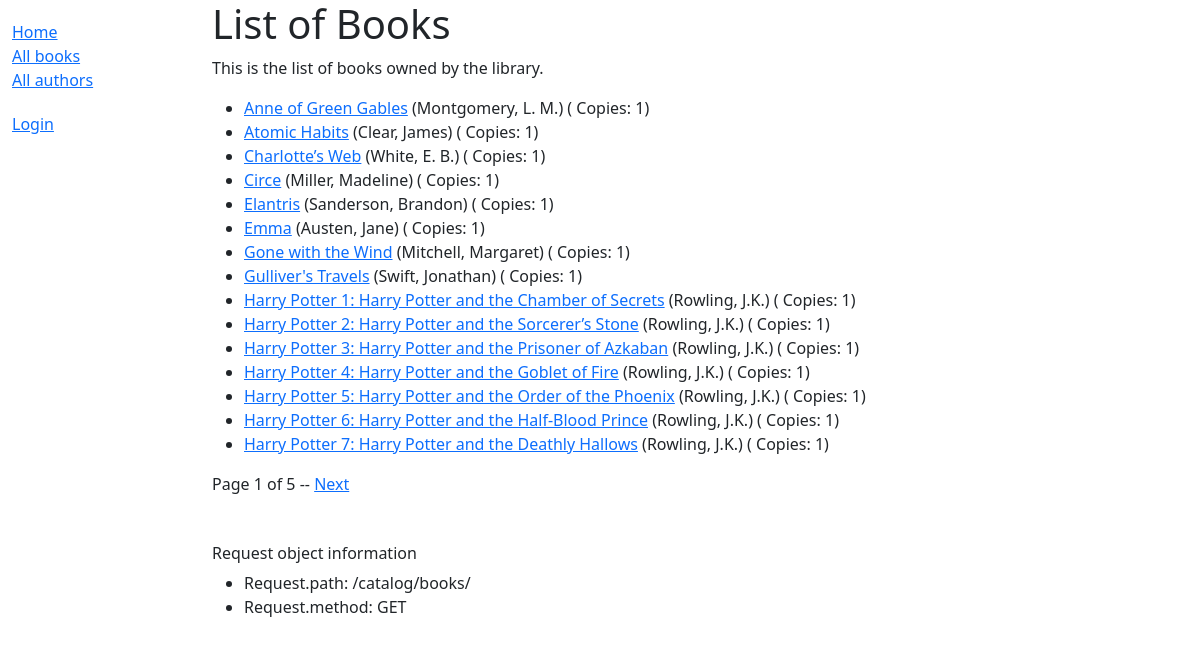
/catalog/books/, run on the app's committed database.
### catalog/models.py (models this page shows, shortened)
class Book(models.Model):
    title = models.CharField(max_length=200)
    author = models.ForeignKey('Author', on_delete=models.RESTRICT, null=True)
    summary = models.TextField(
        max_length=1000,
        help_text="Enter a brief description of the book",
    )
    isbn = models.CharField(
        'ISBN',
        max_length=13,
        unique=True,
        help_text='13 Character <a href="https://www.isbn-international.org/'
                  'content/what-isbn">ISBN number</a>',
    )
    genre = models.ManyToManyField(
        Genre,
        help_text="Select a genre for this book",
    )   # each genre can have many books and a book can have multiple genres
    def display_genre(self):
        """Create a string for the Genre. Required to display in Admin."""
        return '; '.join(genre.name for genre in self.genre.all()[:3])
    display_genre.short_description = 'Genre'
    language = models.ForeignKey(
        Language, on_delete=models.SET_NULL, null=True
    )
    def get_absolute_url(self):
        return reverse('catalog:book-detail', args=[str(self.id)])
    class Meta:
        ordering = ['title', 'author']

class Author(models.Model):
    first_name = models.CharField(max_length=100)
    last_name = models.CharField(max_length=100)
    date_of_birth = models.DateField(null=True, blank=True)
    date_of_death = models.DateField('died', null=True, blank=True)
    class Meta:
        ordering = ['last_name', 'first_name']
    def __str__(self) -> str:
        return f'{self.last_name}, {self.first_name}'

### catalog/views.py (the view)
# urls.py: path('books/', views.BookListView.as_view(), name='books'),
class BookListView(generic.ListView):
    model = Book
    paginate_by = 15
    def get_context_data(self, **kwargs: Any) -> dict[str, Any]:
        context = super().get_context_data(**kwargs)
        context['some_data'] = 'Some other data'
        return context

### catalog/templates/catalog/book_list.html (shortened to what this page needs)
{% extends 'base_generic.html' %}
{% block content %}
    <h1>List of Books</h1>
    <p>
        This is the list of books owned by the library.
    </p>
    {% if object_list %}
        <ul>
            {% for book in object_list %}
                <li>
                    <a href="{{ book.get_absolute_url }}">{{ book.title }}</a>
                    ({{ book.author }}) ( Copies: {{ book.bookinstance_set.count }})
                </li>
            {% endfor %}
        </ul>
    {% else %}
        <p>There are not books in the library.</p>
    {% endif %}
{% endblock %}

### data on the page
Book: title "Anne of Green Gables", author "Montgomery, L. M.", bookinstance_set.count "1"
Book: title "Atomic Habits", author "Clear, James", bookinstance_set.count "1"
Book: title "Charlotte’s Web", author "White, E. B.", bookinstance_set.count "1"
Book: title "Circe", author "Miller, Madeline", bookinstance_set.count "1"
Book: title "Elantris", author "Sanderson, Brandon", bookinstance_set.count "1"
Book: title "Emma", author "Austen, Jane", bookinstance_set.count "1"
Book: title "Gone with the Wind", author "Mitchell, Margaret", bookinstance_set.count "1"
Book: title "Gulliver's Travels", author "Swift, Jonathan", bookinstance_set.count "1"
Book: title "Harry Potter 1: Harry Potter and the Chamber of Secrets", author "Rowling, J.K.", bookinstance_set.count "1"
Book: title "Harry Potter 2: Harry Potter and the Sorcerer’s Stone", author "Rowling, J.K.", bookinstance_set.count "1"
Book: title "Harry Potter 3: Harry Potter and the Prisoner of Azkaban", author "Rowling, J.K.", bookinstance_set.count "1"
Book: title "Harry Potter 4: Harry Potter and the Goblet of Fire", author "Rowling, J.K.", bookinstance_set.count "1"
Book: title "Harry Potter 5: Harry Potter and the Order of the Phoenix", author "Rowling, J.K.", bookinstance_set.count "1"
Book: title "Harry Potter 6: Harry Potter and the Half-Blood Prince", author "Rowling, J.K.", bookinstance_set.count "1"
Book: title "Harry Potter 7: Harry Potter and the Deathly Hallows", author "Rowling, J.K.", bookinstance_set.count "1"

### other printed values
{{ page_obj.number }} "1"
{{ page_obj.paginator.num_pages }} "5"
{{ request.path }} "/catalog/books/"
{{ request.method }} "GET"
